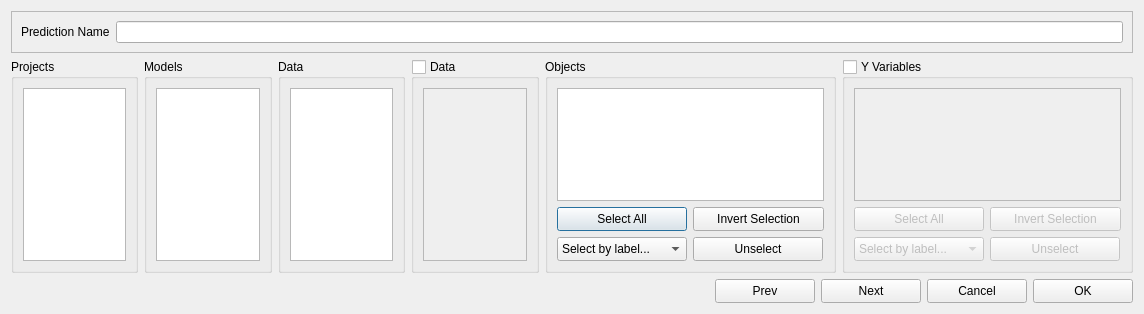
<?xml version="1.0" encoding="UTF-8"?>
<ui version="4.0">
 <class>DoPredictionDialog</class>
 <widget class="QDialog" name="DoPredictionDialog">
  <property name="geometry">
   <rect>
    <x>0</x>
    <y>0</y>
    <width>1144</width>
    <height>314</height>
   </rect>
  </property>
  <property name="windowTitle">
   <string>Dialog</string>
  </property>
  <layout class="QGridLayout" name="gridLayout_9">
   <item row="0" column="0" colspan="6">
    <widget class="QFrame" name="prednameFrame">
     <property name="frameShape">
      <enum>QFrame::StyledPanel</enum>
     </property>
     <property name="frameShadow">
      <enum>QFrame::Plain</enum>
     </property>
     <layout class="QGridLayout" name="gridLayout_8">
      <item row="0" column="0">
       <widget class="QLabel" name="label">
        <property name="text">
         <string>Prediction Name</string>
        </property>
       </widget>
      </item>
      <item row="0" column="1">
       <widget class="QLineEdit" name="predname"/>
      </item>
     </layout>
    </widget>
   </item>
   <item row="1" column="0">
    <widget class="QGroupBox" name="projectGroupBox">
     <property name="title">
      <string>Projects</string>
     </property>
     <layout class="QGridLayout" name="gridLayout">
      <item row="0" column="0">
       <widget class="QListView" name="listView">
        <property name="editTriggers">
         <set>QAbstractItemView::NoEditTriggers</set>
        </property>
       </widget>
      </item>
     </layout>
    </widget>
   </item>
   <item row="1" column="1">
    <widget class="QGroupBox" name="modelGroupBox">
     <property name="title">
      <string>Models</string>
     </property>
     <layout class="QGridLayout" name="gridLayout_2">
      <item row="0" column="0">
       <widget class="QListView" name="listView_2">
        <property name="editTriggers">
         <set>QAbstractItemView::NoEditTriggers</set>
        </property>
       </widget>
      </item>
     </layout>
    </widget>
   </item>
   <item row="1" column="2">
    <widget class="QGroupBox" name="dataGroupBox">
     <property name="title">
      <string>Data</string>
     </property>
     <layout class="QGridLayout" name="gridLayout_3">
      <item row="0" column="0">
       <widget class="QListView" name="listView_3">
        <property name="editTriggers">
         <set>QAbstractItemView::NoEditTriggers</set>
        </property>
       </widget>
      </item>
     </layout>
    </widget>
   </item>
   <item row="1" column="3">
    <widget class="QGroupBox" name="dataGroupBox_2">
     <property name="title">
      <string>Data</string>
     </property>
     <property name="checkable">
      <bool>true</bool>
     </property>
     <property name="checked">
      <bool>false</bool>
     </property>
     <layout class="QGridLayout" name="gridLayout_4">
      <item row="0" column="0">
       <widget class="QListView" name="listView_6">
        <property name="editTriggers">
         <set>QAbstractItemView::NoEditTriggers</set>
        </property>
       </widget>
      </item>
     </layout>
    </widget>
   </item>
   <item row="1" column="4">
    <widget class="QGroupBox" name="objectGroupBox">
     <property name="title">
      <string>Objects</string>
     </property>
     <layout class="QGridLayout" name="gridLayout_5">
      <item row="0" column="0" colspan="2">
       <widget class="QListView" name="listView_4">
        <property name="editTriggers">
         <set>QAbstractItemView::NoEditTriggers</set>
        </property>
        <property name="selectionMode">
         <enum>QAbstractItemView::MultiSelection</enum>
        </property>
       </widget>
      </item>
      <item row="1" column="0">
       <widget class="QPushButton" name="objSelectAllButton">
        <property name="minimumSize">
         <size>
          <width>130</width>
          <height>24</height>
         </size>
        </property>
        <property name="maximumSize">
         <size>
          <width>130</width>
          <height>24</height>
         </size>
        </property>
        <property name="text">
         <string>Select All</string>
        </property>
       </widget>
      </item>
      <item row="1" column="1">
       <widget class="QPushButton" name="objInvertSelectionButton">
        <property name="minimumSize">
         <size>
          <width>131</width>
          <height>24</height>
         </size>
        </property>
        <property name="maximumSize">
         <size>
          <width>130</width>
          <height>24</height>
         </size>
        </property>
        <property name="text">
         <string>Invert Selection</string>
        </property>
       </widget>
      </item>
      <item row="2" column="0">
       <widget class="QComboBox" name="objSelectByLabel">
        <property name="minimumSize">
         <size>
          <width>130</width>
          <height>0</height>
         </size>
        </property>
        <property name="maximumSize">
         <size>
          <width>130</width>
          <height>24</height>
         </size>
        </property>
        <item>
         <property name="text">
          <string>Select by label...</string>
         </property>
        </item>
       </widget>
      </item>
      <item row="2" column="1">
       <widget class="QPushButton" name="objUnselectButton">
        <property name="minimumSize">
         <size>
          <width>130</width>
          <height>24</height>
         </size>
        </property>
        <property name="maximumSize">
         <size>
          <width>130</width>
          <height>24</height>
         </size>
        </property>
        <property name="text">
         <string>Unselect</string>
        </property>
       </widget>
      </item>
     </layout>
    </widget>
   </item>
   <item row="1" column="5">
    <widget class="QGroupBox" name="YvariableGroupBox">
     <property name="title">
      <string>Y Variables</string>
     </property>
     <property name="checkable">
      <bool>true</bool>
     </property>
     <property name="checked">
      <bool>false</bool>
     </property>
     <layout class="QGridLayout" name="gridLayout_6">
      <item row="0" column="0" colspan="2">
       <widget class="QListView" name="listView_5">
        <property name="editTriggers">
         <set>QAbstractItemView::NoEditTriggers</set>
        </property>
        <property name="selectionMode">
         <enum>QAbstractItemView::MultiSelection</enum>
        </property>
       </widget>
      </item>
      <item row="1" column="0">
       <widget class="QPushButton" name="yvarSelectAllButton">
        <property name="minimumSize">
         <size>
          <width>130</width>
          <height>24</height>
         </size>
        </property>
        <property name="maximumSize">
         <size>
          <width>130</width>
          <height>24</height>
         </size>
        </property>
        <property name="text">
         <string>Select All</string>
        </property>
       </widget>
      </item>
      <item row="1" column="1">
       <widget class="QPushButton" name="yvarInvertSelectionButton">
        <property name="minimumSize">
         <size>
          <width>131</width>
          <height>24</height>
         </size>
        </property>
        <property name="maximumSize">
         <size>
          <width>130</width>
          <height>24</height>
         </size>
        </property>
        <property name="text">
         <string>Invert Selection</string>
        </property>
       </widget>
      </item>
      <item row="2" column="0">
       <widget class="QComboBox" name="yvarSelectByLabel">
        <property name="minimumSize">
         <size>
          <width>130</width>
          <height>0</height>
         </size>
        </property>
        <property name="maximumSize">
         <size>
          <width>130</width>
          <height>24</height>
         </size>
        </property>
        <item>
         <property name="text">
          <string>Select by label...</string>
         </property>
        </item>
       </widget>
      </item>
      <item row="2" column="1">
       <widget class="QPushButton" name="yvarUnselectButton">
        <property name="minimumSize">
         <size>
          <width>130</width>
          <height>24</height>
         </size>
        </property>
        <property name="maximumSize">
         <size>
          <width>130</width>
          <height>24</height>
         </size>
        </property>
        <property name="text">
         <string>Unselect</string>
        </property>
       </widget>
      </item>
     </layout>
    </widget>
   </item>
   <item row="2" column="0" colspan="6">
    <layout class="QGridLayout" name="gridLayout_7">
     <item row="0" column="2">
      <widget class="QPushButton" name="nextButton">
       <property name="minimumSize">
        <size>
         <width>100</width>
         <height>24</height>
        </size>
       </property>
       <property name="maximumSize">
        <size>
         <width>100</width>
         <height>24</height>
        </size>
       </property>
       <property name="text">
        <string>Next</string>
       </property>
      </widget>
     </item>
     <item row="0" column="0">
      <spacer name="horizontalSpacer_2">
       <property name="sizePolicy">
        <sizepolicy hsizetype="Expanding" vsizetype="Minimum">
         <horstretch>0</horstretch>
         <verstretch>0</verstretch>
        </sizepolicy>
       </property>
       <property name="orientation">
        <enum>Qt::Horizontal</enum>
       </property>
       <property name="sizeType">
        <enum>QSizePolicy::Expanding</enum>
       </property>
       <property name="sizeHint" stdset="0">
        <size>
         <width>40</width>
         <height>20</height>
        </size>
       </property>
      </spacer>
     </item>
     <item row="0" column="3">
      <widget class="QPushButton" name="cancelButton">
       <property name="minimumSize">
        <size>
         <width>100</width>
         <height>24</height>
        </size>
       </property>
       <property name="maximumSize">
        <size>
         <width>100</width>
         <height>24</height>
        </size>
       </property>
       <property name="text">
        <string>Cancel</string>
       </property>
      </widget>
     </item>
     <item row="0" column="4">
      <widget class="QPushButton" name="okButton">
       <property name="minimumSize">
        <size>
         <width>100</width>
         <height>24</height>
        </size>
       </property>
       <property name="maximumSize">
        <size>
         <width>100</width>
         <height>24</height>
        </size>
       </property>
       <property name="text">
        <string>OK</string>
       </property>
      </widget>
     </item>
     <item row="0" column="1">
      <widget class="QPushButton" name="prevButton">
       <property name="minimumSize">
        <size>
         <width>100</width>
         <height>24</height>
        </size>
       </property>
       <property name="maximumSize">
        <size>
         <width>100</width>
         <height>24</height>
        </size>
       </property>
       <property name="text">
        <string>Prev</string>
       </property>
      </widget>
     </item>
    </layout>
   </item>
  </layout>
 </widget>
 <resources/>
 <connections/>
</ui>
